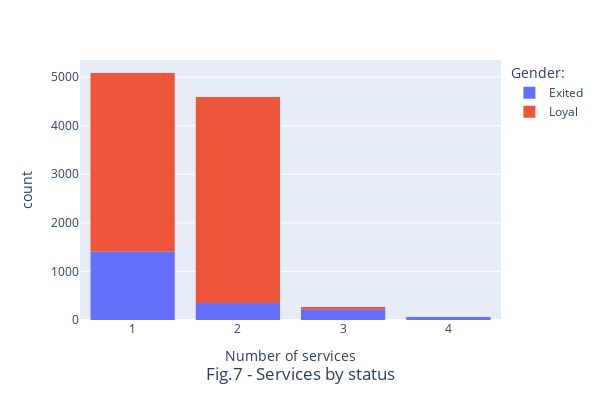

Notebook code for this chart:
### Markdown cell above
## Number of services vs status

### Code cell
fig = px.histogram(
    data_frame=churn_df, 
    x='NumOfProducts', 
    color='client status').update_yaxes(categoryorder='total ascending')

fig.update_layout(
    title=dict(text='Fig.7 - Services by status', x=.5, y=0.05, xanchor='center'),
    xaxis_title_text = 'Number of services',
    bargap=0.2,
    width=600, height=400,
    legend_title_text='Gender:')
fig.show()

fig.write_image('../figures/fig_7.png', engine="kaleido")

### Figure 1 — Plotly figure (JSON) as saved in the notebook; plotly's stock layout.template omitted (floating-point values rounded to 4 significant figures; data arrays with more than 128 entries replaced by an {"elided": "..."} marker saying what was removed)
{"data": [{"alignmentgroup": "True", "bingroup": "x", "hovertemplate": "client status=Exited<br>NumOfProducts=%{x}<br>count=%{y}<extra></extra>", "legendgroup": "Exited", "marker": {"color": "#636efa", "pattern": {"shape": ""}}, "name": "Exited", "offsetgroup": "Exited", "orientation": "v", "showlegend": true, "type": "histogram", "x": {"elided": "2037 int values"}, "xaxis": "x", "yaxis": "y"}, {"alignmentgroup": "True", "bingroup": "x", "hovertemplate": "client status=Loyal<br>NumOfProducts=%{x}<br>count=%{y}<extra></extra>", "legendgroup": "Loyal", "marker": {"color": "#EF553B", "pattern": {"shape": ""}}, "name": "Loyal", "offsetgroup": "Loyal", "orientation": "v", "showlegend": true, "type": "histogram", "x": {"elided": "7963 int values"}, "xaxis": "x", "yaxis": "y"}], "layout": {"bargap": 0.2, "barmode": "relative", "height": 400, "legend": {"title": {"text": "Gender:"}, "tracegroupgap": 0}, "margin": {"t": 60}, "title": {"text": "Fig.7 - Services by status", "x": 0.5, "xanchor": "center", "y": 0.05}, "width": 600, "xaxis": {"anchor": "y", "domain": [0, 1], "title": {"text": "Number of services"}}, "yaxis": {"anchor": "x", "categoryorder": "total ascending", "domain": [0, 1], "title": {"text": "count"}}}}
